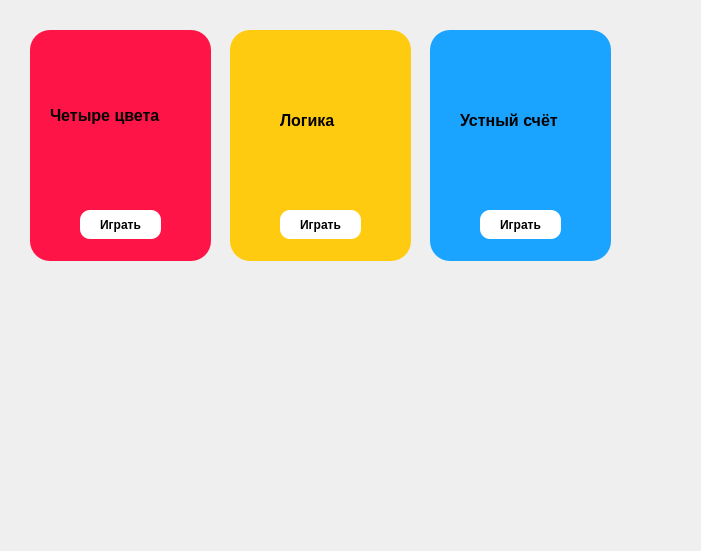
<?xml version="1.0" encoding="UTF-8"?>
<ui version="4.0">
 <class>gamesPage</class>
 <widget class="QWidget" name="gamesPage">
  <property name="geometry">
   <rect>
    <x>0</x>
    <y>0</y>
    <width>701</width>
    <height>551</height>
   </rect>
  </property>
  <property name="windowTitle">
   <string>Form</string>
  </property>
  <widget class="QWidget" name="widget" native="true">
   <property name="geometry">
    <rect>
     <x>30</x>
     <y>30</y>
     <width>181</width>
     <height>231</height>
    </rect>
   </property>
   <property name="styleSheet">
    <string notr="true">background-color: rgb(255, 20, 71);
border-radius: 20px;</string>
   </property>
   <widget class="QPushButton" name="playFourColor">
    <property name="geometry">
     <rect>
      <x>50</x>
      <y>180</y>
      <width>81</width>
      <height>29</height>
     </rect>
    </property>
    <property name="font">
     <font>
      <bold>true</bold>
     </font>
    </property>
    <property name="styleSheet">
     <string notr="true">background-color: rgb(255, 255, 255);
color: rgb(0, 0, 0);
border-radius: 10px;</string>
    </property>
    <property name="text">
     <string>Играть</string>
    </property>
   </widget>
   <widget class="QLabel" name="label">
    <property name="geometry">
     <rect>
      <x>20</x>
      <y>60</y>
      <width>141</width>
      <height>51</height>
     </rect>
    </property>
    <property name="font">
     <font>
      <pointsize>12</pointsize>
      <bold>true</bold>
     </font>
    </property>
    <property name="text">
     <string>Четыре цвета</string>
    </property>
   </widget>
  </widget>
  <widget class="QWidget" name="widget_2" native="true">
   <property name="geometry">
    <rect>
     <x>230</x>
     <y>30</y>
     <width>181</width>
     <height>231</height>
    </rect>
   </property>
   <property name="styleSheet">
    <string notr="true">background-color: rgb(255, 203, 16);
border-radius: 20px;</string>
   </property>
   <widget class="QPushButton" name="playLogic">
    <property name="geometry">
     <rect>
      <x>50</x>
      <y>180</y>
      <width>81</width>
      <height>29</height>
     </rect>
    </property>
    <property name="font">
     <font>
      <bold>true</bold>
     </font>
    </property>
    <property name="styleSheet">
     <string notr="true">background-color: rgb(255, 255, 255);
color: rgb(0, 0, 0);
border-radius: 10px;</string>
    </property>
    <property name="text">
     <string>Играть</string>
    </property>
   </widget>
   <widget class="QLabel" name="label_2">
    <property name="geometry">
     <rect>
      <x>50</x>
      <y>80</y>
      <width>81</width>
      <height>20</height>
     </rect>
    </property>
    <property name="font">
     <font>
      <pointsize>12</pointsize>
      <bold>true</bold>
     </font>
    </property>
    <property name="text">
     <string>Логика</string>
    </property>
   </widget>
  </widget>
  <widget class="QWidget" name="widget_3" native="true">
   <property name="geometry">
    <rect>
     <x>430</x>
     <y>30</y>
     <width>181</width>
     <height>231</height>
    </rect>
   </property>
   <property name="styleSheet">
    <string notr="true">background-color: rgb(26, 163, 255);
border-radius: 20px;</string>
   </property>
   <widget class="QPushButton" name="playCount">
    <property name="geometry">
     <rect>
      <x>50</x>
      <y>180</y>
      <width>81</width>
      <height>29</height>
     </rect>
    </property>
    <property name="font">
     <font>
      <bold>true</bold>
     </font>
    </property>
    <property name="styleSheet">
     <string notr="true">background-color: rgb(255, 255, 255);
color: rgb(0, 0, 0);
border-radius: 10px;</string>
    </property>
    <property name="text">
     <string>Играть</string>
    </property>
   </widget>
   <widget class="QLabel" name="label_3">
    <property name="geometry">
     <rect>
      <x>30</x>
      <y>80</y>
      <width>121</width>
      <height>20</height>
     </rect>
    </property>
    <property name="font">
     <font>
      <pointsize>12</pointsize>
      <bold>true</bold>
     </font>
    </property>
    <property name="text">
     <string>Устный счёт</string>
    </property>
   </widget>
  </widget>
 </widget>
 <resources/>
 <connections/>
</ui>
